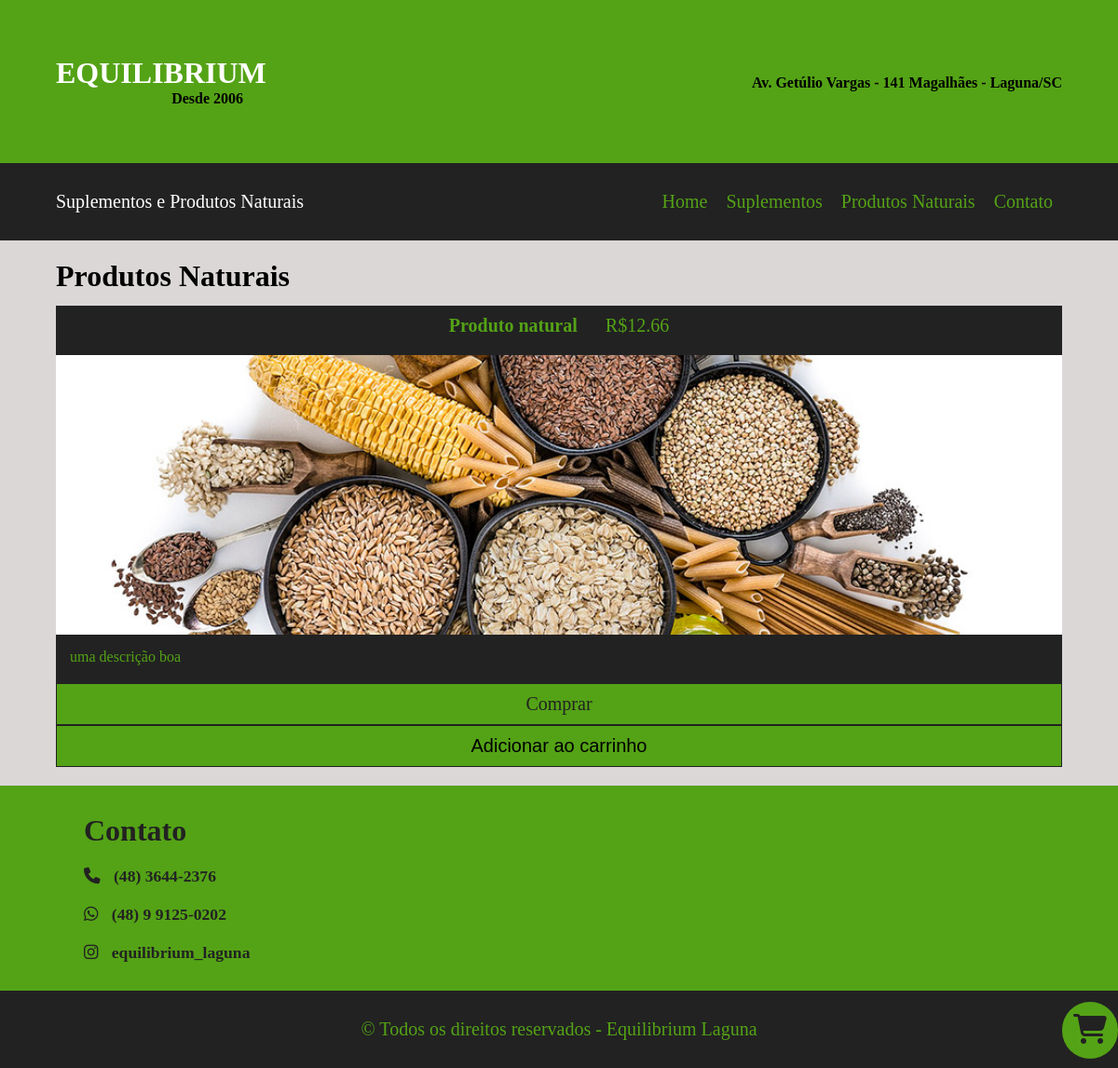
/produtos_naturais, run on an earlier commit of the app's database.
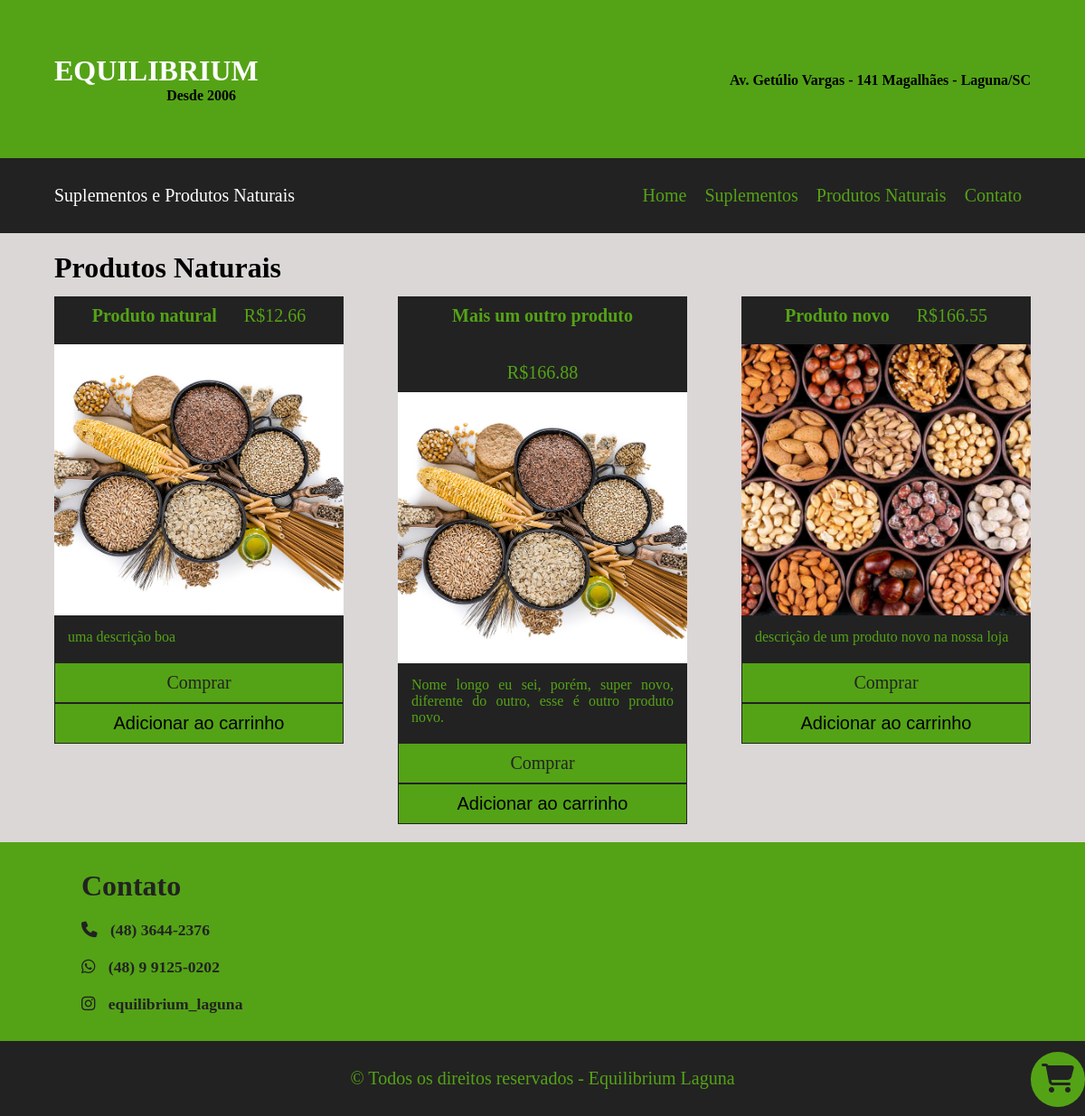
And on a later commit of the database.
### tables this page shows
CREATE TABLE produtos (
    id TEXT NOT NULL, 
    nome TEXT NOT NULL,
    preco FLOAT NOT NULL,
    imagem TEXT,
    descricao TEXT NOT NULL,
    categoria TEXT NOT NULL
);

### app.py (the view)
@app.route("/produtos_naturais")
def produtos_naturais():
    suplementos, produtos_naturais = filtrar_produto()
    return render_template(
        "produtos_naturais.html", produtos_naturais=produtos_naturais
    )

### app.py (called while the page is built)
@app.before_request
def antes_da_solicitacao():
    session.modified = True

### app_service.py (called while the page is built)
def filtrar_produto():
    conn = get_db_connection()
    produtos = conn.execute('SELECT * FROM produtos').fetchall()
    suplementos_dict = {}
    prdt_naturais_dict = {}
    for produto in produtos:
        produto_info = dict(produto)
        if produto_info["categoria"] == "suplemento":
            suplementos_dict[produto['id']] = produto_info
        else:
            prdt_naturais_dict[produto['id']] = produto_info
    return suplementos_dict, prdt_naturais_dict

### db_services.py (called while the page is built)
def get_db_connection():
				conn = sqlite3.connect('data/database/produtos.db')
				conn.row_factory = sqlite3.Row
				return conn

### templates/produtos_naturais.html (shortened to what this page needs)
{% extends 'layout.html' %}
{% block content %}
<section>
    <div class="suplementos" id="produtos-naturais">
        <h1>Produtos Naturais</h1>
        {% for produto in produtos_naturais %}
            <div class="produto">
                <a href="{{url_for('single_produto', produto_id=produto)}}">
                    <div class="produto-preco">
                        <h4>{{produtos_naturais[produto]['nome']}}</h4>
                        <p>R${{"%.2f"|format(produtos_naturais[produto]['preco'])}}</p>
                    </div>
                    <div class="suplementos-img">
                        <img src="{{url_for('static', filename=produtos_naturais[produto]['imagem'])}}" alt="">
                    </div>
                    <div class="descricao-produto">
                        <p>{{produtos_naturais[produto]['descricao']}}</p>
                    </div>
                </a>
                {% if session['email'] == 'email@gmail.com' %}
                <form action=" {{url_for('update_produto', produto_id=produtos_naturais[produto]['id']) }} " method="get">
                    <button type="submit">Alterar</button>
                </form>
                <form action=" {{url_for('delete_produto', produto_id=produtos_naturais[produto]['id']) }} " method="post">
                    <button type="submit">Deletar</button>
                </form>
                {% else %}
                <a class='manda-mensagem' target='_blank' href="https://api.whatsapp.com/send?phone=+5548991250202&text=Olá! Gostaria de comprar este produto:%0a{{produtos_naturais[produto]['nome']}}%0aR${{produtos_naturais[produto]['preco']}}">Comprar</a>
                <form action=" {{url_for('adicionar_ao_carrinho')}}" method='post'>
                    <button type='submit'>Adicionar ao carrinho</button>
                </form>
                {% endif %}
            </div>
        {% endfor %}
    </div>
</section>
{% endblock %}

### templates/layout.html (shortened to what this page needs)
<!DOCTYPE html>
<html lang="pt-BR">
<head>
    <link rel="stylesheet" href={{ url_for('static', filename='style.css')}}/>
</head>
<body>
<div class="topo-bg">
    <div class="topo-info">
        <div class="topo-logo">
            <h1>EQUILIBRIUM</h1>
            <h6>Desde 2006</h6>
        </div>
        <div class="topo-endereco">
            <p>Av. Getúlio Vargas - 141
                Magalhães - Laguna/SC</p>
        </div>
    </div>
</div>
<header>
    <div class="menu-bg">
        <div class="menu">
            <div class="info-menu">
                <p>Suplementos e Produtos Naturais</p>
            </div>
        <nav class="menu-nav">
            {% block nav %}
            <ul>
                <li><a href={{ url_for('index')}}>Home</a></li>
                <li><a href={{ url_for('suplementos')}}>Suplementos</a></li>
                <li><a href={{ url_for('produtos_naturais')}}>Produtos Naturais</a></li>
                <li><a href="#contato">Contato</a></li>
            </ul>
            {% endblock %}
        </nav>
    </div>
</div>
</header>
    {% block content %}{% endblock %}
    <section>
        <a href="{{ url_for('adicionar_ao_carrinho')}}">
            <div class="carrinho-bg">
                <div class="carrinho">
                    <i class="fa-solid fa-cart-shopping"></i>
                </div>
            </div>
        </a>
    </section>
    <section>
        <div class="contato-bg" id="contato">
            <div class="contato-info">
                <h1>Contato</h1>
                <div class="contato-conteudo">
                    <span>
                        <a href="tel:+554836442376">
                            <i class="fa-solid fa-phone"></i>
                            (48) 3644-2376
                        </a>
                    </span>
                </div>
                <div class="contato-conteudo">
                    <span>
                        <a target='_blank' href="https://api.whatsapp.com/send?phone=+5548991250202&text=Olá! Poderia me ajudar?">
                            <i class="fa-brands fa-whatsapp"></i>
                            (48) 9 9125-0202
                        </a>
                    </span>
                </div>
                <div class="contato-conteudo">
                    <span>
                        <a href="">
                            <i class="fa-brands fa-instagram"></i>
                            equilibrium_laguna
                        </a>
                    </span>
                </div>
            </div>
        </div>
    </section>
    <footer>
        <div class="footer-bg">
            <div class="footer-conteudo">
                <p>&copy; Todos os direitos reservados - Equilibrium Laguna </p>
            </div>
        </div>
    </footer>
</body>
</html>

### static/style.css (style rules this page uses)
body, h1, h4, h6, p, ul, li, a { margin: 0px; padding: 0px; }
html { scroll-behavior: smooth; }
ul { list-style: none; }
a { text-decoration: none; }
img { display: block; max-width: 100%; }
* { box-sizing: border-box; }
.topo-bg { background: #54A316; }
.topo-info { display: flex; flex-grow: 1 1 260px; flex-wrap: wrap; justify-content: space-between; padding: 60px; }
.topo-logo { display: block; }
.topo-logo h1 { color: white; }
.topo-logo h6 { font-size: 1em; margin-left: 55%; }
.topo-endereco p { font-size: 1em; display: flex; flex-wrap: wrap; margin-top: 20px; font-weight: bold; }
.menu-bg { background: #222222; }
.menu { font-size: 1.25em; display: flex; flex-wrap: wrap; justify-content: space-between; flex: 1; margin: 0 auto; padding: 30px 60px; }
.info-menu { color: white; }
.menu-nav ul { display: flex; flex-wrap: wrap; flex-grow: 1; }
.menu-nav li { padding: 0px 10px; }
.menu-nav a { color: #54A316; }
.suplementos { background: #DBD7D7; display: flex; flex-wrap: wrap; padding: 10px 30px; }
.suplementos h1 { margin: 15px 0px; position: absolute; margin: 10px 30px; font-size: 2em; }
.produto { display: block; flex: 1 1 calc(100% / 3); padding: 10px 30px; margin-top: 50px; min-width: 200px; }
.produto button { width: 100%; border: none; padding: 10px; font-size: 1.25em; background: #54A316; border: 0.5px solid #222222 }
.manda-mensagem { display: block; width: 100%; border: none; text-align: center; padding: 10px; font-size: 1.25em; background: #54A316; border: 0.5px solid #222222; color: #222222; }
.produto-preco { display: flex; flex-wrap: wrap; justify-content: center; font-size: 1.25em; padding: 10px; gap: 30px; background: #222222; }
.opcoes-admin p, a { color: #54A316; }
.descricao-produto { background: #222222; }
.descricao-produto p { display: inline-block; white-space: wrap; overflow: hidden; text-overflow: ellipsis; padding: 15px; text-align: justify; }
.suplementos-img img { width: 100%; height: 300px; object-fit: cover; }
.contato-bg { background: #54A316; padding: 30px; }
.contato-info { display: flex; flex-direction: column; margin: 0px 60px; }
.contato-info h1 { color: #222222; font-size: 2em; }
.contato-info a { text-decoration: none; color: #222222; font-weight: bold; font-size: 1.1em; }
.contato-conteudo { margin-top: 20px; }
.contato-conteudo i { padding-right: 10px; }
.footer-bg { background: #222222; color: #54A316; text-align: center; font-size: 1.25em; padding: 30px; }
.carrinho { position: fixed; bottom: 10px; right: 0; z-index: 99; padding: 12px; border-radius: 100px; font-size: 2em; color: #222222; background: #54A316; }
.info-produto div, h4 { margin-bottom: 10px; }

What changed in the data, as far as the page shows it:
added produtos: nome "Mais um outro produto", preco "166.88", imagem (picture), descricao "Nome longo eu sei, porém, super novo, diferente do outro, esse é outro produto novo."
added produtos: nome "Produto novo", preco "166.55", imagem (picture), descricao "descrição de um produto novo na nossa loja"
